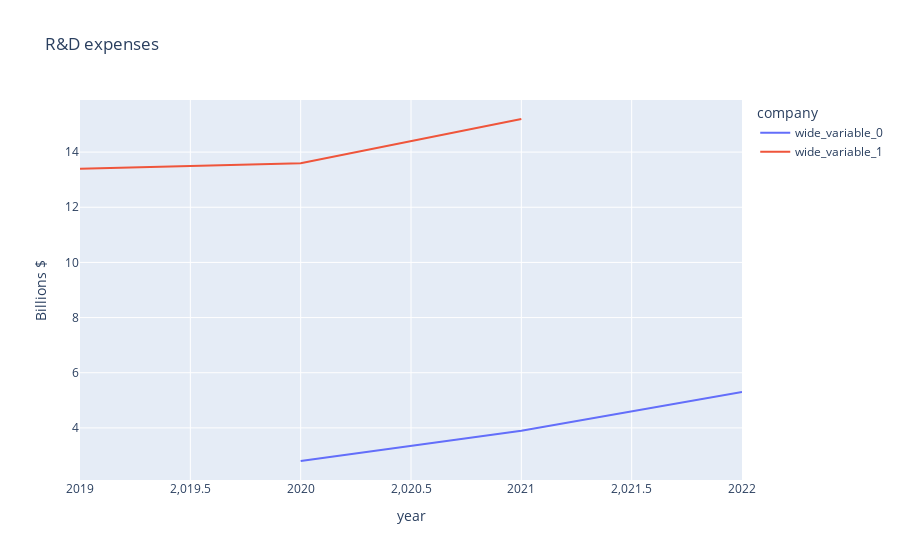

This figure's notebook cell:
### Code cell
fig = ex.line(x=intel_years,y=[nvidia_RD,intel_RD], labels={"x":"year","value":"Billions $", "variable":"company"}, title= "R&D expenses")
fig.show()

### Figure 1 — Plotly figure (JSON) as saved in the notebook; plotly's stock layout.template omitted (floating-point values rounded to 4 significant figures)
{"data": [{"hovertemplate": "company=wide_variable_0<br>year=%{x}<br>Billions $=%{y}<extra></extra>", "legendgroup": "wide_variable_0", "line": {"color": "#636efa", "dash": "solid"}, "marker": {"symbol": "circle"}, "mode": "lines", "name": "wide_variable_0", "orientation": "v", "showlegend": true, "type": "scatter", "x": [2019, 2020, 2021, 2022], "xaxis": "x", "y": [null, 2.8, 3.9, 5.3], "yaxis": "y"}, {"hovertemplate": "company=wide_variable_1<br>year=%{x}<br>Billions $=%{y}<extra></extra>", "legendgroup": "wide_variable_1", "line": {"color": "#EF553B", "dash": "solid"}, "marker": {"symbol": "circle"}, "mode": "lines", "name": "wide_variable_1", "orientation": "v", "showlegend": true, "type": "scatter", "x": [2019, 2020, 2021, 2022], "xaxis": "x", "y": [13.4, 13.6, 15.2, null], "yaxis": "y"}], "layout": {"legend": {"title": {"text": "company"}, "tracegroupgap": 0}, "title": {"text": "R&D expenses"}, "xaxis": {"anchor": "y", "domain": [0, 1], "title": {"text": "year"}}, "yaxis": {"anchor": "x", "domain": [0, 1], "title": {"text": "Billions $"}}}}
